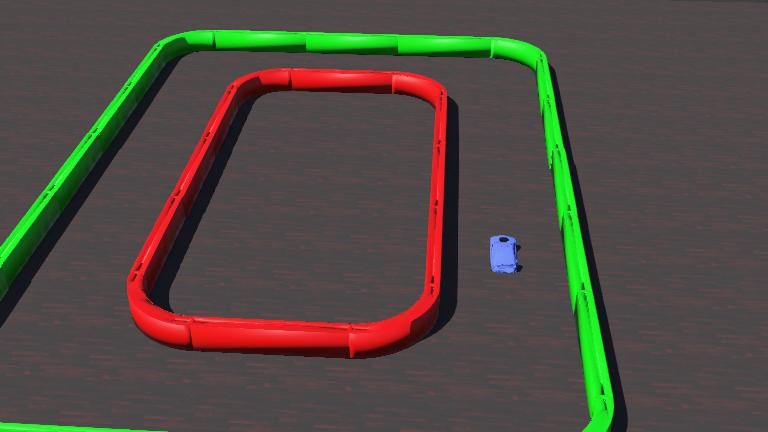
#> input picture worlds/.Piste3.jpg, 768 x 432 px
$ python -i imageProcessing.py   (imports and definitions only)
#> lines starting #> are read from the running program, lines starting #| are printed output that depends on the picture; after the words box and inside, x2 and y2 are one past the last pixel; in counts of white or black regions, pixels touching at a corner belong together
#> further down, picture is the input picture: shape (432, 768, 3); mean B, G, R 66, 75, 80.9
import numpy as np
import cv2


def webots_image_to_bgr(image, width, height):
    img = np.frombuffer(image, np.uint8).reshape((height, width, 4))
    img_bgr = cv2.cvtColor(img, cv2.COLOR_BGRA2BGR)
    return img_bgr


def detect_color_hsv(roi_bgr):
    hsv = cv2.cvtColor(roi_bgr, cv2.COLOR_BGR2HSV)

    # Rouge en 2 plages HSV
    lower_red1 = np.array([0,   80,  50], dtype=np.uint8)
    upper_red1 = np.array([10, 255, 255], dtype=np.uint8)
    lower_red2 = np.array([170, 80,  50], dtype=np.uint8)
    upper_red2 = np.array([180, 255, 255], dtype=np.uint8)

    # Vert
    lower_green = np.array([40,  50,  50], dtype=np.uint8)
    upper_green = np.array([90, 255, 255], dtype=np.uint8)

    mask_red1  = cv2.inRange(hsv, lower_red1, upper_red1)
    mask_red2  = cv2.inRange(hsv, lower_red2, upper_red2)
    mask_red   = cv2.bitwise_or(mask_red1, mask_red2)
    mask_green = cv2.inRange(hsv, lower_green, upper_green)

    nb_red   = cv2.countNonZero(mask_red)
    nb_green = cv2.countNonZero(mask_green)
    seuil_min = int(0.05 * roi_bgr.shape[0] * roi_bgr.shape[1])

    if nb_red > nb_green and nb_red > seuil_min:
        return "rouge"
    elif nb_green > nb_red and nb_green > seuil_min:
        return "vert"
    else:
        return "inconnu"


def analyze_walls(image_bgr, band_ratio=0.30):
#> called with band_ratio = 0.3
    h, w, _ = image_bgr.shape
#> h = 432; w = 768
    original_annotated = image_bgr.copy()

    # Bande horizontale centrale
    band_h = int(h * band_ratio)
#> band_h = 129
    y1 = (h - band_h) // 2
#> y1 = 151
    y2 = y1 + band_h
#> y2 = 280
    band = image_bgr[y1:y2, :].copy()

    # Dessin de la bande sur l'image originale
    cv2.rectangle(original_annotated, (0, y1), (w - 1, y2 - 1), (255, 255, 255), 2)
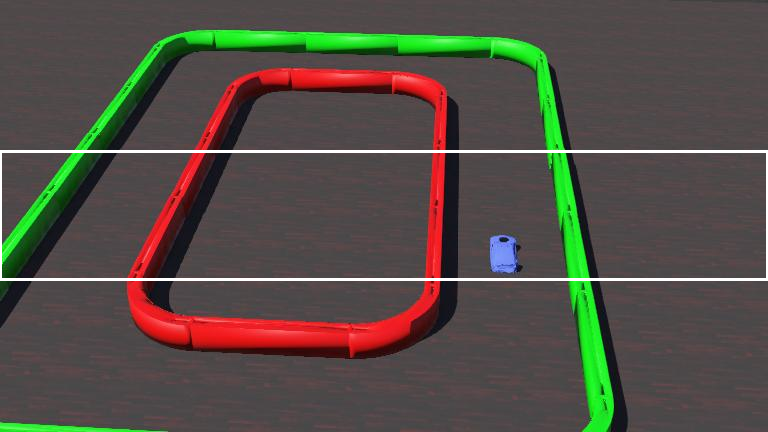
#> original_annotated: shape (432, 768, 3); 1.54% of pixels changed, all inside (x1, y1, x2, y2) = (0, 150, 768, 281)

    # Division en 3 zones
    third = w // 3
#> third = 256
    zone_left   = band[:, 0:third]
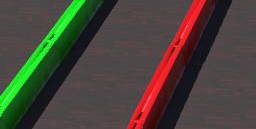
#> zone_left: shape (129, 256, 3); mean B, G, R 57.8, 67.8, 72.8
    zone_center = band[:, third:2 * third]
    zone_right  = band[:, 2 * third:w]
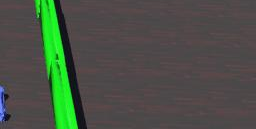
#> zone_right: shape (129, 256, 3); mean B, G, R 69.3, 82.1, 73.9

    color_left   = detect_color_hsv(zone_left)
#> in detect_color_hsv, `hsv = cv2.cvtColor(roi_bgr, cv2.COLOR_BGR2HSV)`: hsv: shape (129, 256, 3); mean H, S, V 112.7, 72.9, 86.5
#> in detect_color_hsv, `mask_red1  = cv2.inRange(hsv, lower_red1, upper_red1)`:
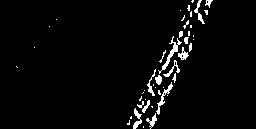
#> mask_red1: shape (129, 256); 3.3% white in thin lines or dots, all inside (x1, y1, x2, y2) = (16, 0, 213, 129)
#> in detect_color_hsv, `mask_red2  = cv2.inRange(hsv, lower_red2, upper_red2)`: mask_red2: shape (129, 256); 7.2% white; 14 white regions (11 under 20 px), largest, box (x1, y1, x2, y2) and area: (125, 0, 215, 129) 2272, (158, 103, 166, 117) 52, (163, 90, 172, 102) 40
#> in detect_color_hsv, `mask_red   = cv2.bitwise_or(mask_red1, mask_red2)`: mask_red: shape (129, 256); 10.6% white; 12 white regions (11 under 20 px), largest, box (x1, y1, x2, y2) and area: (125, 0, 215, 129) 3460
#> in detect_color_hsv, `mask_green = cv2.inRange(hsv, lower_green, upper_green)`: mask_green: shape (129, 256); 12.4% white; 16 white regions (15 under 20 px), largest, box (x1, y1, x2, y2) and area: (0, 0, 103, 129) 4055
#> in detect_color_hsv, `nb_red   = cv2.countNonZero(mask_red)`: nb_red = 3485
#> in detect_color_hsv, `nb_green = cv2.countNonZero(mask_green)`: nb_green = 4086
#> color_left = 'vert'
    color_center = detect_color_hsv(zone_center)
#> in detect_color_hsv (call 2), `hsv = cv2.cvtColor(roi_bgr, cv2.COLOR_BGR2HSV)`: hsv: shape (129, 256, 3); mean H, S, V 113.2, 43.2, 88.5
#> in detect_color_hsv (call 2), `mask_red1  = cv2.inRange(hsv, lower_red1, upper_red1)`: mask_red1: shape (129, 256); 2.1% white in thin lines or dots, all inside (x1, y1, x2, y2) = (167, 0, 190, 129)
#> in detect_color_hsv (call 2), `mask_red2  = cv2.inRange(hsv, lower_red2, upper_red2)`: mask_red2: shape (129, 256); 4.2% white; 2 white regions (1 under 20 px), largest, box (x1, y1, x2, y2) and area: (170, 0, 191, 129) 1400
#> in detect_color_hsv (call 2), `mask_red   = cv2.bitwise_or(mask_red1, mask_red2)`: mask_red: shape (129, 256); 6.3% white; 1 white region, box (x1, y1, x2, y2) and area: (167, 0, 191, 129) 2089
#> in detect_color_hsv (call 2), `mask_green = cv2.inRange(hsv, lower_green, upper_green)`:
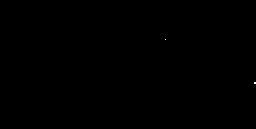
#> mask_green: shape (129, 256); 0.02% white in thin lines or dots, all inside (x1, y1, x2, y2) = (165, 39, 256, 84)
#> in detect_color_hsv (call 2), `nb_red   = cv2.countNonZero(mask_red)`: nb_red = 2089
#> in detect_color_hsv (call 2), `nb_green = cv2.countNonZero(mask_green)`: nb_green = 5
#> color_center = 'rouge'
    color_right  = detect_color_hsv(zone_right)
#> in detect_color_hsv (call 3), `hsv = cv2.cvtColor(roi_bgr, cv2.COLOR_BGR2HSV)`: hsv: shape (129, 256, 3); mean H, S, V 113.4, 44.6, 89.6
#> in detect_color_hsv (call 3), `mask_red1  = cv2.inRange(hsv, lower_red1, upper_red1)`: mask_red1: shape (129, 256); every value is 0
#> in detect_color_hsv (call 3), `mask_red2  = cv2.inRange(hsv, lower_red2, upper_red2)`: mask_red2: shape (129, 256); 0% white in thin lines or dots, all inside (x1, y1, x2, y2) = (79, 71, 80, 72)
#> in detect_color_hsv (call 3), `mask_green = cv2.inRange(hsv, lower_green, upper_green)`:
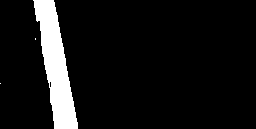
#> mask_green: shape (129, 256); 8.5% white; 3 white regions (2 under 20 px), largest, box (x1, y1, x2, y2) and area: (33, 0, 78, 129) 2799
#> in detect_color_hsv (call 3), `nb_red   = cv2.countNonZero(mask_red)`: nb_red = 1
#> in detect_color_hsv (call 3), `nb_green = cv2.countNonZero(mask_green)`: nb_green = 2802
#> color_right = 'vert'

    cv2.line(band, (third,     0), (third,     band.shape[0] - 1), (255, 255, 255), 2)
    cv2.line(band, (2 * third, 0), (2 * third, band.shape[0] - 1), (255, 255, 255), 2)

    cv2.putText(band, color_left,   (10, 25),              cv2.FONT_HERSHEY_SIMPLEX, 0.7, (255, 255, 255), 2)
    cv2.putText(band, color_center, (third + 10, 25),      cv2.FONT_HERSHEY_SIMPLEX, 0.7, (255, 255, 255), 2)
    cv2.putText(band, color_right,  (2 * third + 10, 25),  cv2.FONT_HERSHEY_SIMPLEX, 0.7, (255, 255, 255), 2)
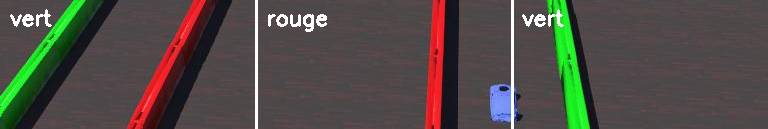
#> band: shape (129, 768, 3); mean B, G, R 69.5, 75.9, 80.5

    # 1 = vert  |  0 = rouge  |  -1 = inconnu
    def encode(c):
        if c == "vert":  return  1
        if c == "rouge": return  0
        return -1

    color_vector = [encode(color_left), encode(color_center), encode(color_right)]
#> color_vector = [1, 0, 1]

    return {
        "original_annotated": original_annotated,
        "band":               band,
        "colors":             color_vector    # [gauche, centre, droite]
    }

>>> import cv2
>>> picture = cv2.imread('../../worlds/.Piste3.jpg')
>>> result = analyze_walls(picture)
#> result = 3 items

$ run again, on worlds/.Piste4.jpg
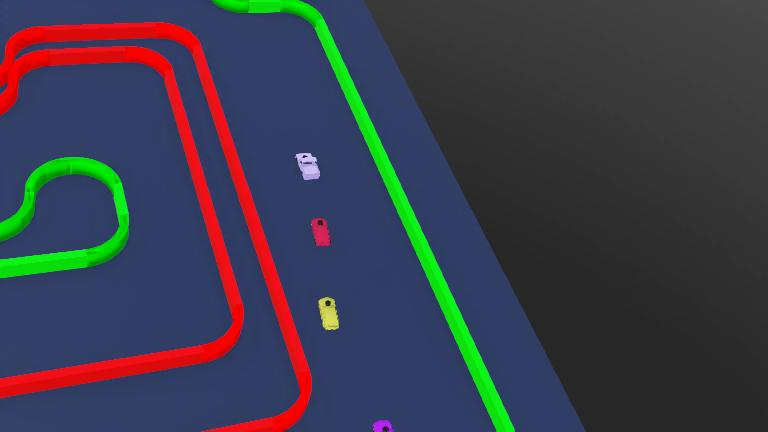
#> input picture worlds/.Piste4.jpg, 768 x 432 px
#> picture is the input picture: shape (432, 768, 3); mean B, G, R 73.9, 61, 59.7
#> original_annotated: shape (432, 768, 3); 1.54% of pixels changed, all inside (x1, y1, x2, y2) = (0, 150, 768, 281)
#> hsv: shape (129, 256, 3); mean H, S, V 105.1, 160.9, 128.9
#> in detect_color_hsv, `mask_red1  = cv2.inRange(hsv, lower_red1, upper_red1)`:
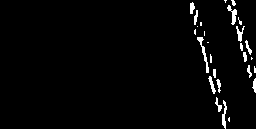
#> mask_red1: shape (129, 256); 2.5% white; 27 white regions (12 under 20 px), largest, box (x1, y1, x2, y2) and area: (197, 37, 209, 73) 107, (227, 5, 237, 25) 83, (222, 100, 227, 129) 76
#> mask_red2: shape (129, 256); 6.3% white; 2 white regions, box (x1, y1, x2, y2) and area: (184, 0, 236, 129) 1312, (223, 0, 256, 99) 778
#> mask_red: shape (129, 256); 8.9% white; 2 white regions, box (x1, y1, x2, y2) and area: (184, 0, 236, 129) 1788, (223, 0, 256, 99) 1139
#> mask_green: shape (129, 256); 18.8% white; 2 white regions (1 under 20 px), largest, box (x1, y1, x2, y2) and area: (0, 5, 131, 128) 6220
#> nb_red = 2927
#> nb_green = 6223
#> color_left = 'vert'
#> hsv: shape (129, 256, 3); mean H, S, V 97.2, 125.6, 106.6
#> mask_red1: shape (129, 256); 0.69% white; 10 white regions (6 under 20 px), largest, box (x1, y1, x2, y2) and area: (7, 113, 17, 129) 61, (0, 91, 7, 110) 55, (5, 86, 12, 102) 43, (0, 74, 4, 89) 23
#> mask_red2: shape (129, 256); 2.4% white; 2 white regions, box (x1, y1, x2, y2) and area: (0, 60, 24, 129) 525, (57, 69, 73, 93) 272
#> mask_red: shape (129, 256); 3.1% white; 2 white regions, box (x1, y1, x2, y2) and area: (0, 60, 24, 129) 748, (57, 69, 73, 93) 276
#> mask_green: shape (129, 256); 7.4% white; 1 white region, box (x1, y1, x2, y2) and area: (113, 0, 190, 129) 2432
#> hsv: shape (129, 256, 3); mean H, S, V 0, 0, 47.7
#> mask_red1: shape (129, 256); every value is 0
#> color_right = 'inconnu'
#> in analyze_walls, `cv2.putText(band, color_right,  (2 * third + 10, 25),  cv2.FONT_HERSHE..`:
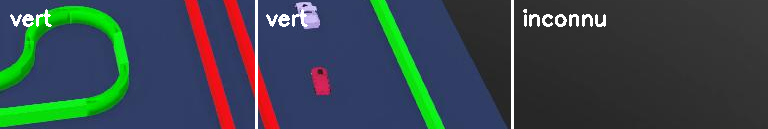
#> band: shape (129, 768, 3); mean B, G, R 75.7, 70.2, 56.3
#> color_vector = [1, 1, -1]
#> result = 3 items

$ run again, on worlds/.Piste_CoVAPSy_2023b.jpg
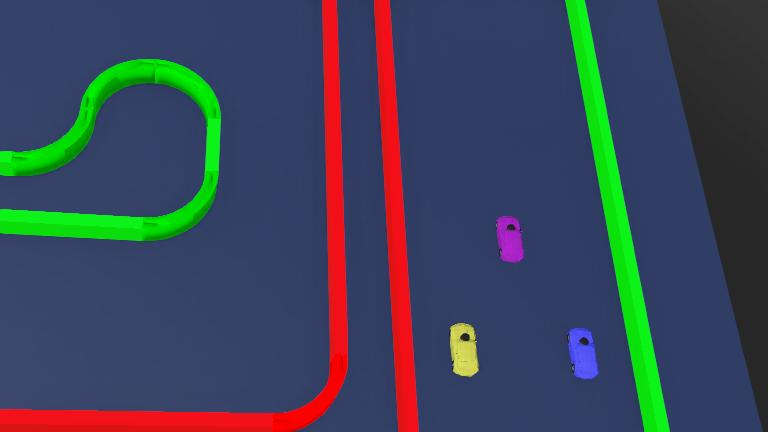
#> input picture worlds/.Piste_CoVAPSy_2023b.jpg, 768 x 432 px
#> picture is the input picture: shape (432, 768, 3); mean B, G, R 87.9, 69.8, 59.9
#> original_annotated: shape (432, 768, 3); 1.54% of pixels changed, all inside (x1, y1, x2, y2) = (0, 150, 768, 281)
#> hsv: shape (129, 256, 3); mean H, S, V 100.1, 152.9, 127.1
#> mask_red1: shape (129, 256); every value is 0
#> in detect_color_hsv, `mask_green = cv2.inRange(hsv, lower_green, upper_green)`:
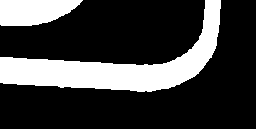
#> mask_green: shape (129, 256); 24.5% white; 2 white regions, box (x1, y1, x2, y2) and area: (0, 0, 221, 92) 6385, (0, 0, 83, 26) 1692
#> nb_red = 0
#> nb_green = 8077
#> color_left = 'vert'
#> hsv: shape (129, 256, 3); mean H, S, V 117.1, 147.3, 120.3
#> mask_red1: shape (129, 256); 3.5% white; 24 white regions (15 under 20 px), largest, box (x1, y1, x2, y2) and area: (128, 0, 140, 129) 432, (71, 0, 77, 129) 316, (141, 83, 148, 129) 109
#> mask_red2: shape (129, 256); 10.6% white; 5 white regions, box (x1, y1, x2, y2) and area: (132, 0, 153, 129) 1499, (74, 0, 90, 129) 1498, (126, 0, 137, 129) 254, (69, 0, 74, 93) 206, (72, 105, 74, 129) 32
#> mask_red: shape (129, 256); 14% white; 2 white regions, box (x1, y1, x2, y2) and area: (126, 0, 153, 129) 2400, (69, 0, 90, 129) 2232
#> color_center = 'rouge'
#> hsv: shape (129, 256, 3); mean H, S, V 85.7, 116.6, 100.1
#> mask_green: shape (129, 256); 9.7% white; 1 white region, box (x1, y1, x2, y2) and area: (80, 0, 129, 129) 3215
#> color_right = 'vert'
#> in analyze_walls, `cv2.putText(band, color_right,  (2 * third + 10, 25),  cv2.FONT_HERSHE..`:
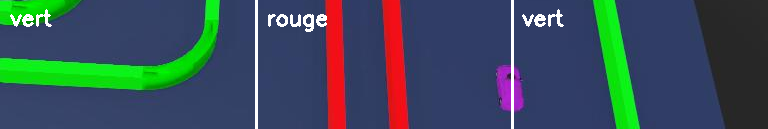
#> band: shape (129, 768, 3); mean B, G, R 88.6, 78.2, 58.1
#> color_vector = [1, 0, 1]
#> result = 3 items
